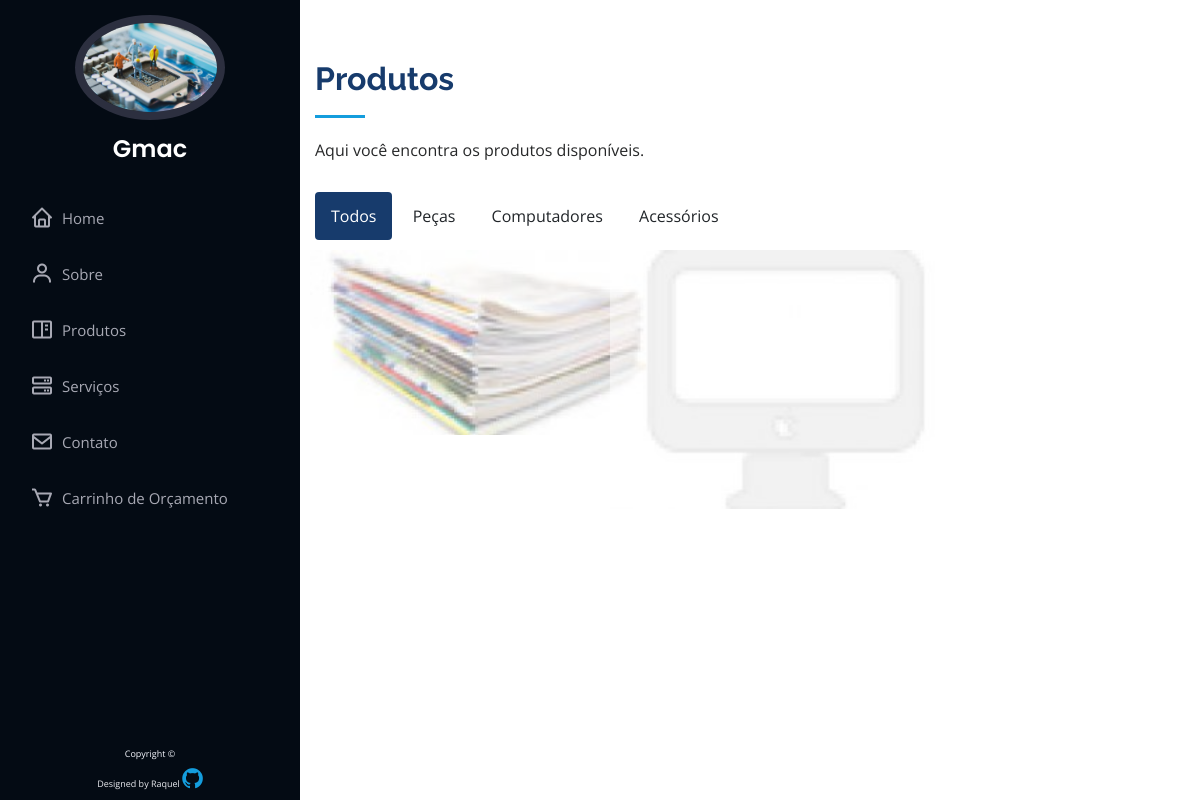
/produtos, run on the app's committed database.
### tables this page shows
CREATE TABLE `produto` (
  `codigo` int(11) NOT NULL,
  `descricao` varchar(45) NOT NULL,
  `marca_codigo` int(11) NOT NULL,
  `valor` float DEFAULT NULL,
  `categoria_codigo` int(11) NOT NULL,
  `situacao_codigo` int(11) NOT NULL,
  `img` varchar(100) DEFAULT NULL
);

### pages/produtos.php (the view, shortened to what this page needs)
    <section  class="section-bg produtos" >
      <div class="container">
            <div class="section-title">
              <h2>Produtos</h2>
              <p>Aqui você encontra os produtos disponíveis.</p>
            </div>
        <div id="myBtnContainer">
          <button class="btn active" onclick="filterSelection('all')"> Todos </button>
          <button class="btn" onclick="filterSelection('peca')"> Peças</button>
          <button class="btn" onclick="filterSelection('computador')"> Computadores</button>
          <button class="btn" onclick="filterSelection('acessorio')">Acessórios</button>
        </div>
        <div class="row">
            <?php
                $sql = "select p.codigo,p.img, c.descricao from produto as p INNER JOIN categoria as c
                ON (p.categoria_codigo = c.codigo) order by p.codigo ";
                $consulta = $pdo->prepare($sql);
                $consulta->execute();
                while ( $linha = $consulta->fetch(PDO::FETCH_ASSOC) ) {
                    $id = $linha["codigo"];
                    $img = $linha["img"];
                    $categoria = $linha["descricao"];
                    if($categoria == "peca") {       ?>
            <?php }
                if($categoria == "computador"){           ?>
          <div class="column computador">
            <div class="content">
              <a href="carrinho/add/<?=$id?>" style="width:100%">
                <img src="assets/storage/<?=$img?>p.jpg" alt="Computador" class="botao"  style="width:350px">
                </a>
            </div>
          </div>
            <?php  }
                if($categoria == "acessorio"){  ?>
          <div class="column acessorio">
            <div class="content">
              <a href="carrinho/add/<?=$id?>"  style="width:100%">
              <img src="assets/storage/<?=$img?>p.jpg" alt="Acessorio"  class="botao" style="width:350px">
                </a>
            </div>
          </div>
            <?php  }
                }; ?>
        </div>
 </div>
</section>

### index.php (shortened to what this page needs)
<?php
    $pagina = "home";
	if ( isset ( $_GET["parametro"] ) )
	{
		$pagina = trim( $_GET["parametro"]);
		$p = explode("/", $pagina);
		$pagina = $p[0];
	}
?>
<!DOCTYPE html>
<html lang="pt-br">
<head>
    <link rel="stylesheet" href="https://cdnjs.cloudflare.com/ajax/libs/font-awesome/4.7.0/css/font-awesome.min.css">
  <link href="assets/css/bootstrap.min.css" rel="stylesheet">
  <link href="assets/vendor/icofont/icofont.min.css" rel="stylesheet">
  <link href="assets/vendor/boxicons/css/boxicons.min.css" rel="stylesheet">
    <link href="assets/css/style.css" rel="stylesheet">
</head>
<body>
<header id="header">
    <div class="d-flex flex-column">
      <div class="profile">
        <img src="assets/img/profile.jpg" alt="" class="img-fluid rounded-circle">
        <h1 class="text-light"><a href="home">Gmac</a></h1>
      </div>
    <nav class="nav-menu">
        <ul>
            <li><a href="home" class="dropdown-item"><i class="bx bx-home"></i> Home</a></li>
            <li><a href="sobre" class="dropdown-item"><i class="bx bx-user"></i> Sobre</a></li>
            <li><a href="produtos" class="dropdown-item"><i class="bx bx-book-content"></i> Produtos</a></li>
            <li><a href="servicos" class="dropdown-item"><i class="bx bx-server"></i> Serviços</a></li>
            <li><a href="contato" class="dropdown-item"><i class="bx bx-envelope"></i> Contato</a></li>
            <li><a href="carrinho" class="dropdown-item"><i class="bx bx-cart"></i> Carrinho de Orçamento</a></li>
        </ul>
    </nav>
   </div>
</header>
<main id="main">
    <?php
		$pagina = "pages/".$pagina.".php";
		if ( file_exists($pagina) ) {
			include $pagina;
		} else{
			include "pages/404.php";
		}
		?>
</main>
  <footer id="footer">
    <div class="container">
      <div class="copyright">
         Copyright &copy;
      </div>
      <div class="credits">
        Designed by Raquel <a href="https://github.com/raquelmacd"><i class="fa fa-github" style="font-size:24px"></i></a>
      </div>
    </div>
  </footer>
</body>
</html>

### assets/css/style.css (style rules this page uses)
body { font-family: "Open Sans", sans-serif; color: #272829; }
a { color: #149ddd; }
h1, h2, h3, h4, h5, h6 { font-family: "Raleway", sans-serif; }
#header { position: fixed; top: 0; left: 0; bottom: 0; width: 300px; transition: all ease-in-out 0.5s; z-index: 9999; transition: all 0.5s; padding: 0 15px; background: #040b14; overflow-y: auto; }
#header .profile img { margin: 15px auto; display: block; width: 150px; border: 8px solid #2c2f3f; }
#header .profile h1 { font-size: 24px; margin: 0; padding: 0; font-weight: 600; -moz-text-align-last: center; text-align-last: center; font-family: "Poppins", sans-serif; }
#header .profile h1 a, #header .profile h1 a:hover { color: #fff; text-decoration: none; }
#main { margin-left: 300px; }
.nav-menu { padding-top: 30px; }
.nav-menu * { margin: 0; padding: 0; list-style: none; text-decoration: none; }
.nav-menu > ul > li { position: relative; white-space: nowrap; }
.nav-menu a { display: flex; align-items: center; color: #a8a9b4; padding: 12px 15px; margin-bottom: 8px; transition: 0.3s; font-size: 15px; }
.nav-menu a i { font-size: 24px; padding-right: 8px; }
section { padding: 60px 0; overflow: hidden; }
.section-title { padding-bottom: 30px; }
.section-title h2 { font-size: 32px; font-weight: bold; margin-bottom: 20px; padding-bottom: 20px; position: relative; color: #173b6c; }
.section-title h2::after { content: ''; position: absolute; display: block; width: 50px; height: 3px; background: #149ddd; bottom: 0; left: 0; }
.section-title p { margin-bottom: 0; }
#footer { padding: 10px; color: #f4f6fd; font-size: 9px; position: fixed; left: 0; bottom: 0; width: 300px; z-index: 9999; background: #040b14; }
#footer .copyright { text-align: center; }
#footer .credits { padding-top: 5px; text-align: center; color: #eaebf0; }

### pages/produtos.php (style rules this page uses)
.produtos * { box-sizing: border-box; }
.produtos .column { float: left; width: 33.33%; display: none; }
.produtos .row:after { content: ""; display: table; clear: both; }
.produtos .content { background-color: white; padding: 10px; }
.produtos .show { display: block; }
.produtos .btn { border: none; outline: none; padding: 12px 16px; background-color: white; cursor: pointer; }
.produtos .botao { opacity: 0.5; }
.produtos .btn.active { background-color: #173b6c; color: white; }

### data on the page
produto: $id 1 (drawn), img (picture)
produto: img (picture)
